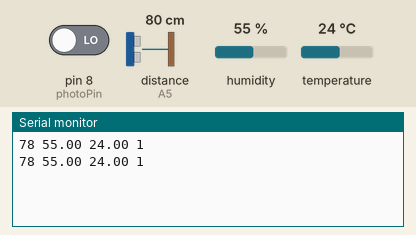
Recording of a sketch running on a simulated Arduino Uno, built with avr-gcc and run on an emulated ATmega328P. On the bench: the last lines printed to the serial monitor. Wiring (inferred from the names in the program): ultrasonic range finder: trigger A4; echo A5. Inputs (shaded band) come from the test bench; at power-on: distance to the obstacle (sensor on A5) 80 cm, humidity 55 %, pin 8 (photoPin) LOW, temperature 24 °C. The echo pulse lasts 58.3 µs per cm.

Above: at 1.8 s.
1.9 s: distance to the obstacle (sensor on A5) set to 2 cm
At 2.5 s:
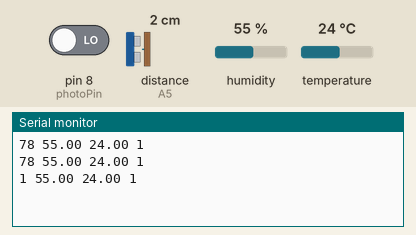
3.4 s: humidity set to 22 %
At 4.6 s:
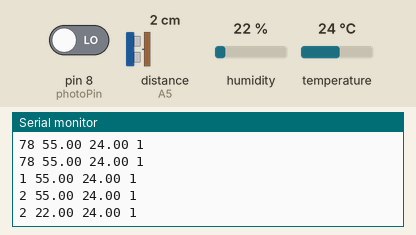
4.9 s: pin 8 (photoPin) driven HIGH
At 6.0 s:
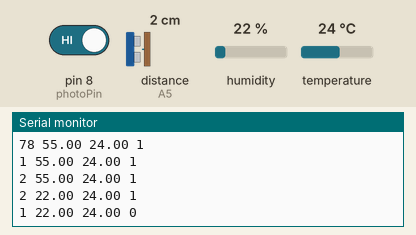
6.4 s: temperature set to 12 °C
At 7.7 s:
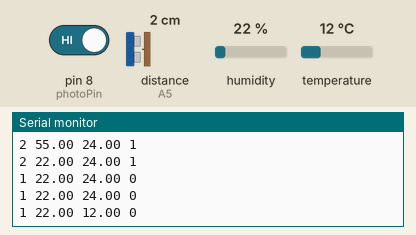
7.9 s: distance to the obstacle (sensor on A5) set to 4 cm
At 8.9 s:
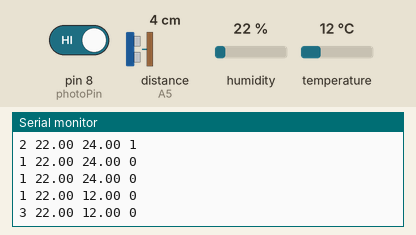
9.4 s: pin 8 (photoPin) driven LOW
At 11.1 s:
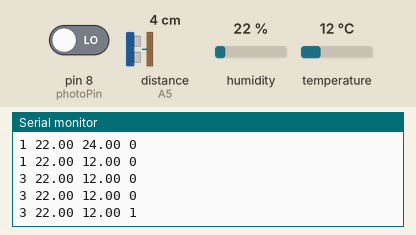
Timing chart, 0 to 11.9 s (numbered marks = the images above; inputs shaded):
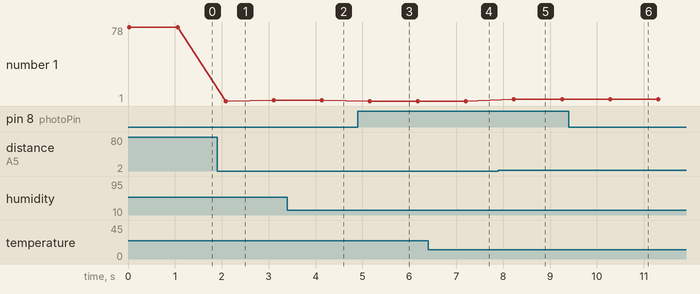

Measured:
- after the input at 1.9 s, the serial monitor: prints a new line after 0.18 s (image 1)
- after the input at 3.4 s, the serial monitor: prints a new line after 0.73 s (image 2)
- after the input at 4.9 s, the serial monitor: prints a new line after 0.26 s (image 3)
- after the input at 6.4 s, the serial monitor: prints a new line after 0.81 s (image 4)
- after the input at 7.9 s, the serial monitor: prints a new line after 0.33 s (image 5)
- after the input at 9.4 s, the serial monitor: prints a new line after 0.88 s (image 6)
- plotted number 1: 78 → 2 after the input at 1.9 s, 1 → 3 after the input at 7.9 s

The sketch:

zadanie_kod_arduino.ino
```cpp
#include <dht.h>

// nastavenie pinov
const int echoPin = A5;
const int trigPin = A4;
const int dhtPin = A3;
const int photoPin = 8;

// premenne
long duration, photo, distance;
dht DHT;

void setup() {
  Serial.begin (9600);
  pinMode(trigPin, OUTPUT);
  pinMode(echoPin, INPUT);
  pinMode(photoPin,INPUT);
}

void loop() {
  digitalWrite(trigPin, LOW);
  delayMicroseconds(5);
  digitalWrite(trigPin, HIGH);
  delayMicroseconds(10);
  digitalWrite(trigPin, LOW);

  pinMode(echoPin, INPUT);
  duration = pulseIn(echoPin, HIGH);
  distance = duration * 0.034 / 2; // cm

  DHT.read11(dhtPin);

  photo =digitalRead(photoPin);
  if (photo==HIGH) {
    photo = LOW;
  }
  else {
    photo = HIGH;
  }

  Serial.print(distance); // cm
  Serial.print(" ");
  Serial.print(DHT.humidity); // %
  Serial.print(" ");
  Serial.print(DHT.temperature); // °C
  Serial.print(" ");
  Serial.print(photo); // 1/0
  Serial.println();

  delay(1000);
}
```
